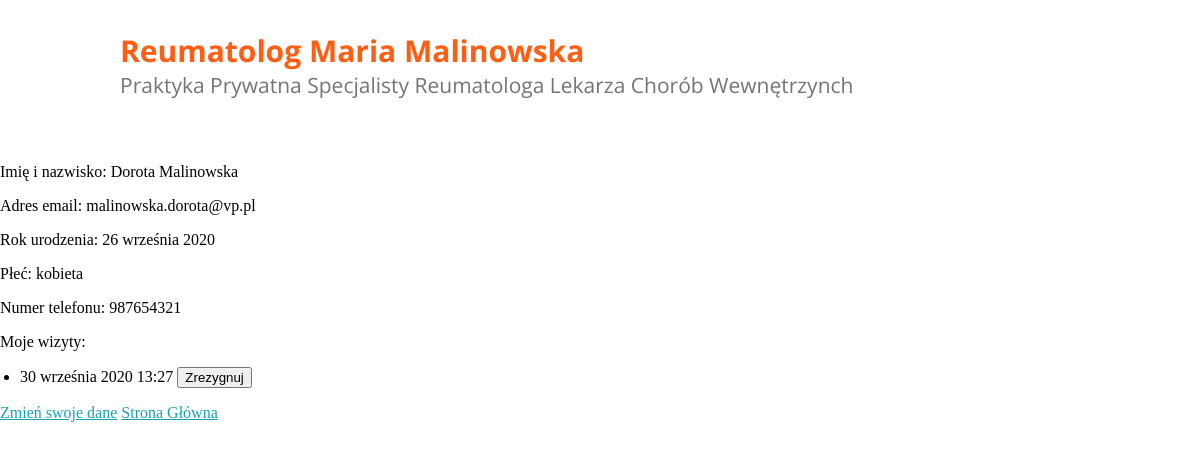
The page /medical/mojedane (signed in) on the database its author committed.
### medical/models.py (models this page shows, shortened)
class Pacjent(models.Model):
    user = models.OneToOneField(settings.AUTH_USER_MODEL, on_delete=models.CASCADE, blank=True)
    imie = models.CharField(max_length=50, default=None)
    nazwisko = models.CharField(max_length=50)
    rok_urodzenia = models.DateField(help_text='Format: YYYY-MM-DD')
    plec = models.CharField(max_length=1, choices=PLEC_CHOICES)
    tel_regex = RegexValidator(regex=r'^\+?1?\d{9,15}$',
                               message="Proszę podać numer telefonu w formacie: +999999999.")
    numer_telefonu = models.CharField(validators=[tel_regex], max_length=17, blank=True)
    data_utworzenia_konta = models.DateTimeField(auto_now=True)

class Wizyta(models.Model):
    day = models.DateField("Dzień wizyty", help_text="Dzień wizyty")
    start_time = models.TimeField("Godzina rozpoczęcia wizyty", help_text="Godzina wityty")
    end_time = models.TimeField("Godzina zakończenia wizyty", help_text="Godzina zakończenia")
    notes = models.TextField("Notatki", help_text='Miejsce na Twoje notatki', blank=True)
    pacjent = models.ForeignKey(Pacjent, on_delete=models.CASCADE, default=None, blank=True, null=True)
    class Meta:
        verbose_name = u'Kalendarz wizyt'
        verbose_name_plural = u'Kalendarz wizyt'

### medical/views.py (the view)
# urls.py: path('mojedane',views.pacjent_detail_view, name="mojedane"),
def pacjent_detail_view(request):
    obj = Pacjent.objects.get(user=request.user)
    wizyty = Wizyta.objects.filter(pacjent_id=obj.id)
    context = {
        'object': obj,
        'wizyty': wizyty,
    }
    return render(request, "medical/mojedane.html", context)

### medical/templates/medical/mojedane.html (shortened to what this page needs)
{% extends "medical/layout.html" %}
    {% block content %}
    <p> Imię i nazwisko: {{object.imie}} {{object.nazwisko}}</p>
    <p> Adres email: {{user.email}}</p>
    <p> Rok urodzenia: {{object.rok_urodzenia}}</p>
    <p> Płeć: {% if object.plec == "m" %} mezczyzna {% else %} kobieta {% endif %}</p>
    <p> Numer telefonu: {{object.numer_telefonu}}</p>
    <p> Moje wizyty:
        <ul> {% for wizyta in wizyty %}
               <li> {{wizyta.day}} {{wizyta.start_time}} <form style=display:inline action="{% url 'medical:delete' wizyta.id %}" method="POST">
            <input type="submit" value="Zrezygnuj">
        </form>
               </li> {% endfor%} </ul></p>
    <a href="zmiendane">Zmień swoje dane</a> <a href="/medical">Strona Główna</a>
    {% endblock %}

### medical/static/medical/style_base.css (style rules this page uses)
* { box-sizing: border-box; }
html, body, div { margin: 0; padding: 0; border: 0; font-size: 100%; font: inherit; vertical-align: baseline; overflow-y:auto; }
ul { padding: 0px 5px 0px 20px; }
a { color: #17a2b8; }

### rows shown on the page
Pacjent: imie "Dorota", nazwisko "Malinowska", rok_urodzenia "26 września 2020", numer_telefonu "987654321"
Wizyta: day "30 września 2020", start_time "13:27"

### other values the page prints
{{ user.email }} "malinowska.dorota@vp.pl"
